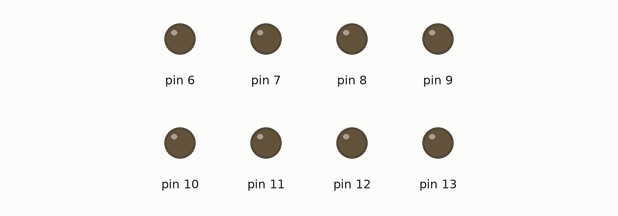
Recording of a sketch running on a simulated Arduino Uno, built with avr-gcc and run on an emulated ATmega328P. Shown: output pins drawn as LEDs (lit = HIGH).

Above: at 0.5 s.
At 2.5 s:
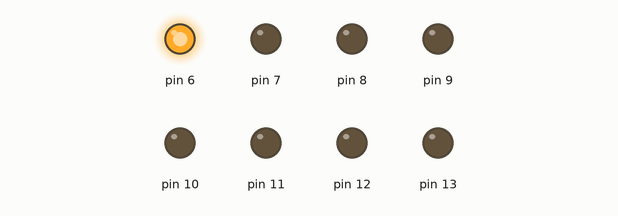
At 3.5 s:
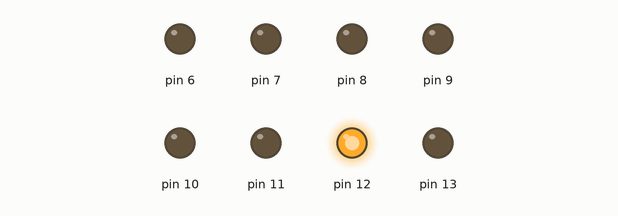
At 6.5 s:
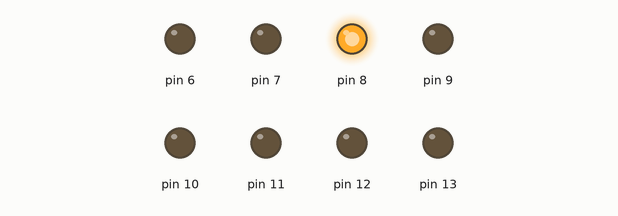
At 13.0 s:
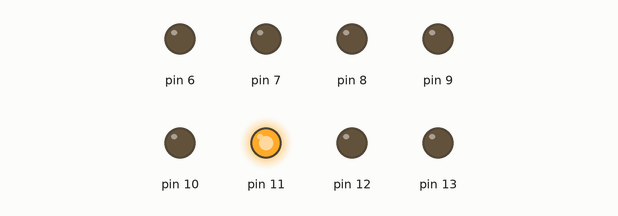
At 20.5 s:
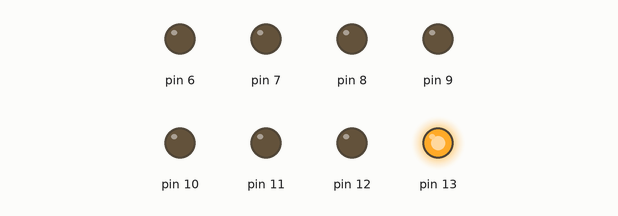
Timing chart, 0 to 21.9 s (numbered marks = the images above):
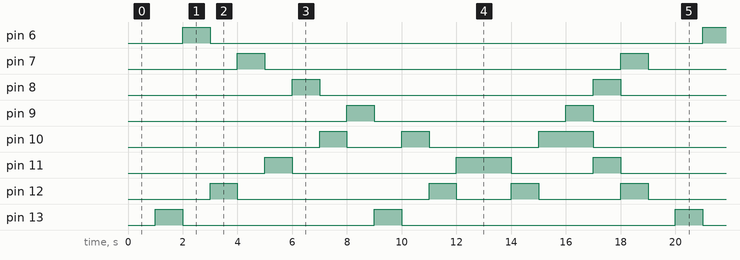

Measured:
- by itself, pin 6: alternates HIGH for 1.0 s and LOW for 18.0 s
- by itself, pin 7: LOW → HIGH at 4.0 s, → LOW 1.0 s later, → HIGH 13.0 s later, → LOW 1.0 s later, … (8 changes in this stretch)
- by itself, pin 8: LOW → HIGH at 6.0 s, → LOW 1.0 s later, → HIGH 10.0 s later, → LOW 1.0 s later, … (8 changes in this stretch)
- by itself, pin 9: LOW → HIGH at 8.0 s, → LOW 1.0 s later, → HIGH 7.0 s later, → LOW 1.0 s later, … (8 changes in this stretch)
- by itself, pin 10: LOW → HIGH at 7.0 s, → LOW 1.0 s later, → HIGH 2.0 s later, → LOW 1.0 s later, … (12 changes in this stretch)
- by itself, pin 11: LOW → HIGH at 5.0 s, → LOW 1.0 s later, → HIGH 6.0 s later, → LOW 2.0 s later, … (12 changes in this stretch)
- by itself, pin 12: LOW → HIGH at 3.0 s, → LOW 1.0 s later, → HIGH 7.0 s later, → LOW 1.0 s later, … (16 changes in this stretch)
- by itself, pin 13: LOW → HIGH at 1.0 s, → LOW 1.0 s later, → HIGH 7.0 s later, → LOW 1.0 s later, … (9 changes in this stretch)

The sketch:

sketch_oct07d.ino
```cpp
//Percobaan 4
void setup() {
  // put your setup code here, to run once:
  for (int i=6; i<=13; i++){
    pinMode(i, OUTPUT);
    }
}

void loop() {
  // put your main code here, to run repeatedly:
  for (int x=5; x<=9;){
    for (int y=13; y>=10; y--) {
      digitalWrite(x, 1);
      delay(1000);
      digitalWrite(x, 0);
      digitalWrite(y, 1);
      delay(1000);
      digitalWrite(y, 0);
      x++;
      }
    }
  for (int x=9; x>=7;){
    for (int y=10; y<=12; y++) {
      digitalWrite(x, 1);
      digitalWrite(y, 1);
      delay(1000);
      digitalWrite(x, 0);
      digitalWrite(y, 0);
      x--;
      }
    }
}
```
